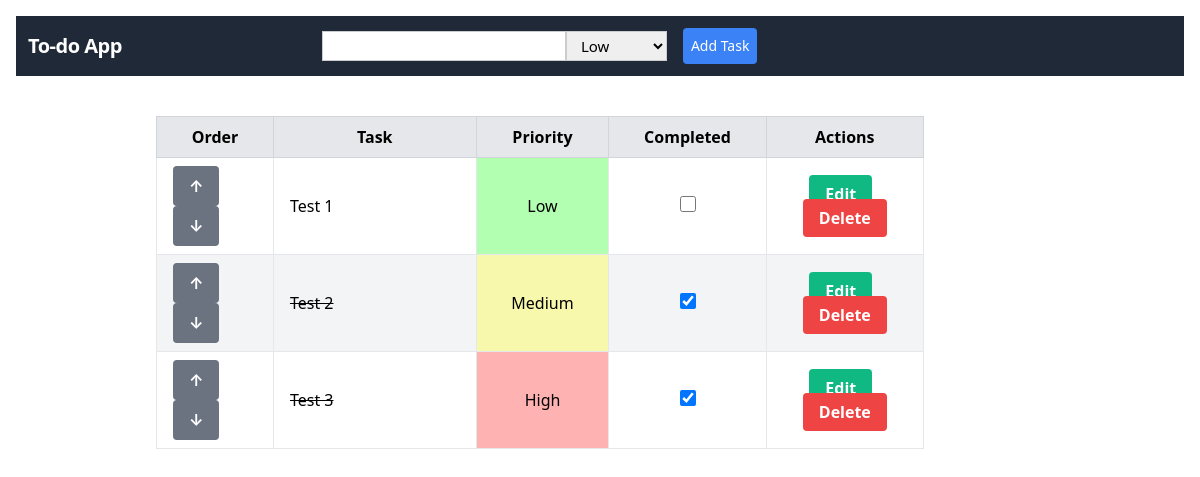
Before: / with the older database file.
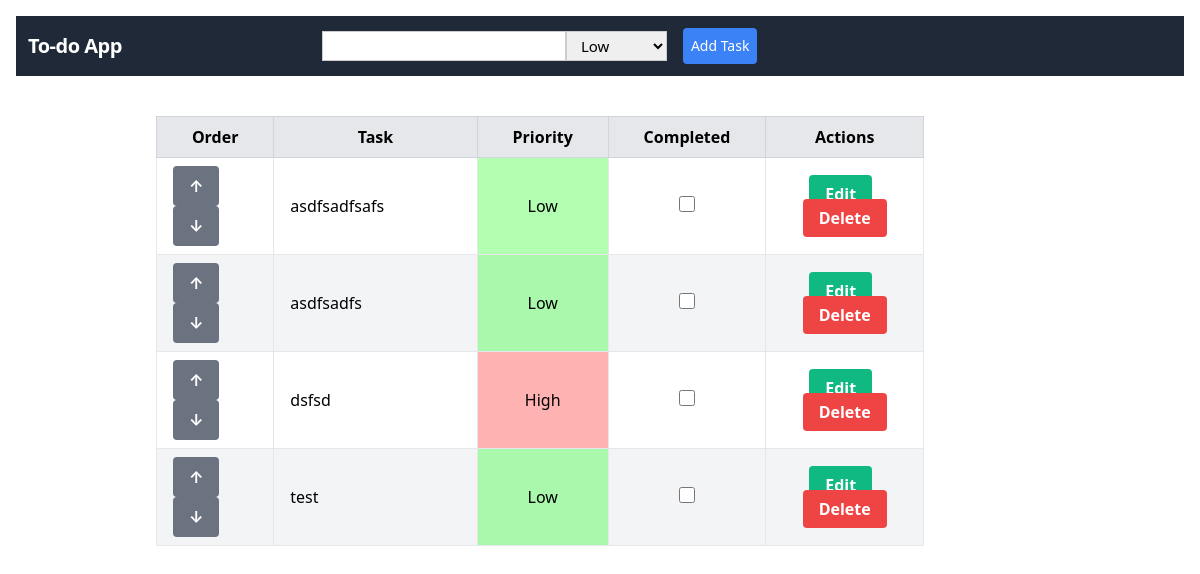
After: the same page with the newer database file.
### todos/models.py (models this page shows, shortened)
class Todo(models.Model):
    PRIORITY_CHOICES = [
        ('Low', 'Low'),
        ('Medium', 'Medium'),
        ('High', 'High'),
    ]
    task = models.CharField(max_length=100)
    completed = models.BooleanField(default=False)
    priority = models.CharField(max_length=6, choices=PRIORITY_CHOICES, default='Low')
    order = models.IntegerField(default=0)
    class Meta:
        ordering = ['order']

### todos/views.py (the view)
# urls.py: path('', index, name='index'),
def index(request):
    if request.method == 'POST':
        form = TodoForm(request.POST)
        if form.is_valid():
            todos = Todo.objects.all()
            max_order = todos.aggregate(Max('order'))['order__max'] or 0
            new_todo = form.save(commit=False)
            new_todo.order = max_order + 1
            new_todo.save()
            return redirect('todos:index')
    else:
        form = TodoForm()
    todos = Todo.objects.all()
    context = {'form': form, 'todos': todos}
    return render(request, 'todos/index.html', context)

### todos/forms.py
class TodoForm(forms.ModelForm):
    order = forms.IntegerField(widget=forms.HiddenInput(), required=False)
    class Meta:
        model = Todo
        fields = ['task', 'priority', 'order']

### todos/templates/todos/index.html (shortened to what this page needs)
<!DOCTYPE html>
<html>
<head>
  <link href="https://unpkg.com/tailwindcss@^2/dist/tailwind.min.css" rel="stylesheet">
  <nav class="flex items-center justify-between flex-wrap bg-gray-800 p-3">
    <div class="flex items-center flex-shrink-0 text-white mr-6">
      <span class="font-semibold text-xl tracking-tight pr-44">To-do App</span>
    </div>
    <div class="w-full block flex-grow lg:flex lg:items-center lg:w-auto">
      <div class="text-sm mr-4">
        <form action="{% url 'todos:index' %}" method="post" class="flex items-center w-full">
          {{ form.task }}
          {{ form.priority }}
          <input type="submit" value="Add Task" class="bg-blue-500 text-white p-2 rounded border-1 text-sm border-white  hover:text-white-700 hover:bg-blue-700 mt-4 lg:mt-0 ml-4">
        </form>
      </div>
    </div>
  </nav>
</head>
<body class="p-4">
  <div class="container mx-auto mt-10 mr-1">
    <table class="table-auto w-9/12 mt-4 border border-gray-400">
      <thead class="bg-gray-200">
        <tr>
          <th class="px-4 py-2 border border-gray-300 ">Order</th>
          <th class="px-4 py-2 border border-gray-300">Task</th>
          <th class="px-4 py-2 border border-gray-300">Priority</th>
          <th class="px-4 py-2 border border-gray-300">Completed</th>
          <th class="px-4 py-2 border border-gray-300">Actions</th>
        </tr>
      </thead>
      <tbody>
        {% for todo in todos %}
        <tr class="{% cycle 'bg-white' 'bg-gray-100' %}">
          <td class="border px-4 py-2 w-1/12 "><div class="flex flex-col w-min">
            <a href="{% url 'todos:change_todo_order' todo.id 'up' %}" class="bg-gray-500 hover:bg-green-700 text-white font-bold py-2 px-4 rounded">
              ↑
            </a>
            <a href="{% url 'todos:change_todo_order' todo.id 'down' %}" class="bg-gray-500 hover:bg-green-700 text-white font-bold py-2 px-4 rounded">
              ↓
            </a>
          </div></td>
          <td class="border px-4 py-2 w-2/12 {%if todo.completed %}text-decoration: line-through{% endif %}">{{ todo.task }}</td>
          <td class="border px-4 py-2 w-1/12 text-center priority-{{ todo.priority }}">{{ todo.priority }}</td>
          <td class="border px-4 py-2 w-1/12 text-center">
            <input type="checkbox" class="w-4 h-4 text-green-600 bg-gray-100 border-gray-300 rounded focus:ring-green-500 dark:focus:ring-green-600 dark:ring-offset-gray-800 focus:ring-2 dark:bg-gray-700 dark:border-gray-600" {% if todo.completed %}checked{% endif %}
              onclick="window.location='{% url 'todos:toggle_todo' todo.id %}'">
          </td>
          <td class="border px-4 pt-3 pb-3 py-2 w-1/12 text-center">
            <a href="{% url 'todos:update_todo' todo.id %}"
            class="bg-green-500 hover:bg-green-700 text-white font-bold py-2 px-4 rounded">
             Edit
            </a>
            <span class="px-1"></span>
            <a href="{% url 'todos:delete_todo' todo.id %}"
            class="bg-red-500 hover:bg-red-700 text-white font-bold py-2 px-4 rounded">
             Delete
            </a>
          </td>
        </tr>
        {% endfor %}
      </tbody>
    </table>
  </div>
</body>
</html>

### todos/templates/todos/index.html (style rules this page uses)
form input[type="text"], form select { height: 30px; font-size: 15px; padding: 2px 10px; border: 1px solid #ccc; }
.priority-High { background-color: rgba(255, 0, 0, 0.3); }
.priority-Low { background-color: rgba(0, 255, 0, 0.3); }

Changed rows visible on the page:
removed Todo: task "Test 1", priority "Low"
removed Todo: task "Test 2", priority "Medium", completed "☑"
removed Todo: task "Test 3", priority "High", completed "☑"
added Todo: task "asdfsadfsafs", priority "Low"
added Todo: task "asdfsadfs", priority "Low"
added Todo: task "dsfsd", priority "High"
added Todo: task "test", priority "Low"
